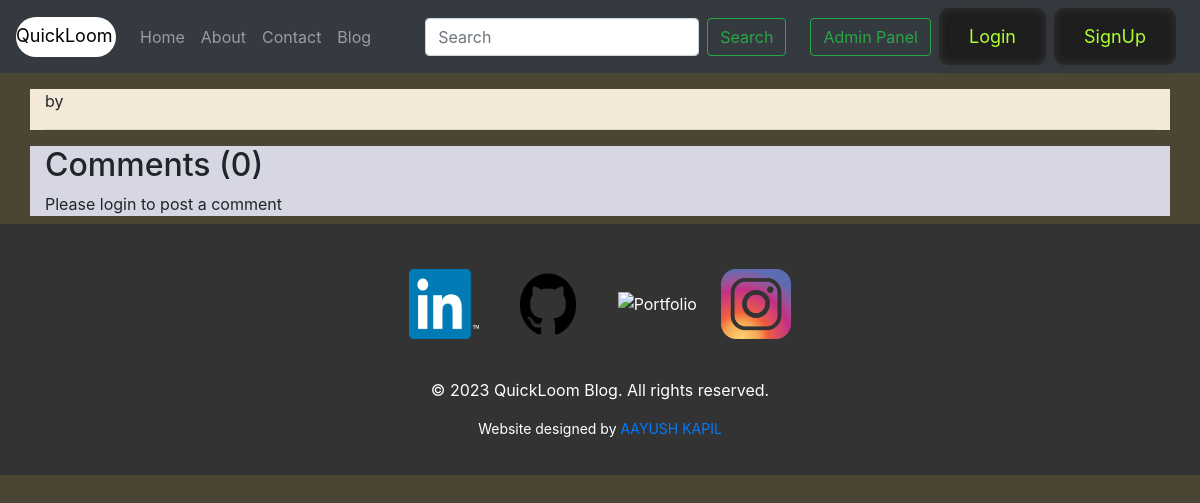
Before: /blog/coding with the older database file.
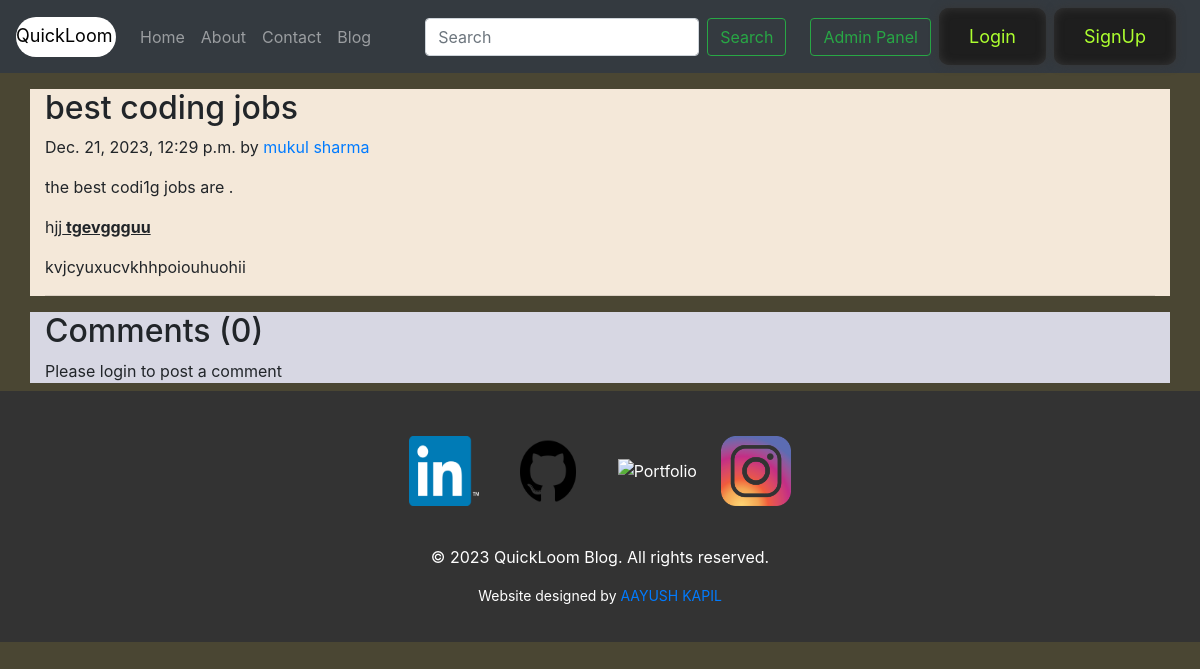
After: the same page with the newer database file.
### blog/models.py (models this page shows, shortened)
class Post(models.Model):
    sno = models.AutoField(primary_key= True)
    title = models.CharField(max_length=300)
    author = models.CharField(max_length=20)
    slug = models.CharField(max_length=150)
    timeStamp = models.DateTimeField(auto_now_add=True, blank=True)
    content = models.TextField()

### blog/views.py (the view)
# urls.py: path('<str:slug>', views.blogPost, name="blogPost"),
def blogPost(request, slug):
    post=Post.objects.filter(slug=slug).first()
    comments= BlogComment.objects.filter(post=post, parent=None)
    replies= BlogComment.objects.filter(post=post).exclude(parent=None)
    replyDict={}
    for reply in replies:
        if reply.parent.sno not in replyDict.keys():
            replyDict[reply.parent.sno]=[reply]
        else:
            replyDict[reply.parent.sno].append(reply)
    context={'post':post, 'comments': comments, 'user': request.user, 'replyDict': replyDict}
    return render(request, "blog/blogPost.html", context)

### templates/blog/blogPost.html (shortened to what this page needs)
{% extends 'base.html' %}
{% block body %}
{% load humanize %}
{% load extras %}
<div class="container my-3" style="background-color: #f4e8d9;">
    <h2 class="blog-post-title">{{post.title}}</h2>
    <p class="blog-post-meta">{{post.timeStamp}} by <a href="/about">{{post.author}}</a></p>
    <p>{{post.content|safe}}</p>
    <hr>
</div>
<div class="container" style="background-color: #d7d7e3;">
    <h2> Comments ({{comments.count}}) </h2>
    <div class="my-2">
        {% if user.is_authenticated %}
        <form action="/blog/postComment" method="post">
            {% csrf_token %}
            <div class="form-group">
                <label for="exampleInputEmail1">Post Comment </label>
                <input type="text" class="form-control" name="comment" placeholder="Enter comment here">
            </div>
            <input type="hidden" name="postSno" value="{{post.sno}}">
            <input type="hidden" name="parentSno" value="">
            <button type="submit" class="btn btn-primary">Submit</button>
        </form>
        {% else %}
        Please login to post a comment
        {% endif %}
    </div>
</div>
{% endblock %}

### templates/base.html (shortened to what this page needs)
{% load static %}
<!doctype html>
<html lang="en">
  <head>
    <link rel="stylesheet" href="https://stackpath.bootstrapcdn.com/bootstrap/4.5.2/css/bootstrap.min.css">
  </head>
  <body>
    <nav class="navbar navbar-expand-lg navbar-dark bg-dark">
        <a class="navbar-brand" id = "hover" href="/">QuickLoom</a>
        <div class="collapse navbar-collapse" id="navbarSupportedContent">
          <ul class="navbar-nav mr-auto">
            <li class="nav-item {% block homeactive %}  {% endblock homeactive %}">
              <a class="nav-link" href="/">Home <span class="sr-only">(current)</span></a>
            </li>
            <li class="nav-item {% block aboutactive %}  {% endblock aboutactive %}" >
              <a class="nav-link"  href="/about">About</a>
            </li>
            <li class="nav-item {% block contactactive %}  {% endblock contactactive %} ">
              <a class="nav-link"  href="/contact">Contact</a>
            </li>
            <li class="nav-item {% block blogactive %}  {% endblock blogactive %} ">
              <a class="nav-link"   href="/blog">Blog</a>
            </li>
          </ul>
          <form method="get" action="/search"class="form-inline my-2 my-lg-0 mx-3">
            <input class="form-control mr-sm-2" type="search" placeholder="Search" aria-label="Search" name="query" id="query">
            <button class="btn btn-outline-success my-2 my-sm-0 " type="submit">Search</button></form>
            <a href="/admin" role="button" target="_blank" class="btn btn-outline-success m-2 my-sm-0"> Admin Panel </a>
               {% if user.is_authenticated %}
               <ul class="navbar-nav mr-2">
               <li class="nav-item dropdown">
               <a class="nav-link dropdown-toggle" href='#' id="navbarDropdown" role="button" data-toggle="dropdown"> Welcome {{request.user}}</a>
               <div class="dropdown-menu" aria-labelledby="navbarDropdown">
                <a class="dropdown-item" id = "hover" href="/logout">Logout</a>
                </div>
                     </li>
                     </ul>
               {% else %}
               <button type="button"  id = "login" class="btn btn-success mr-2" data-toggle="modal" data-target="#loginModal">
               Login
               </button>
               <button type="button" id = "login" class="btn btn-success mr-2" data-toggle="modal" data-target="#signupModal">
               SignUp
               </button>
               {% endif %}
        </div>
      </nav>
      <main>
      {% block body %}  {% endblock body %}
</main>
<footer>
  <div class="social-icons">
      <a href="https://www.linkedin.com/in/aayush-kapil-759959252" target="_blank"><img src="static\img\lin.png" alt="LinkedIn" width="70" height="70"></a>
      <a href="#" target="_blank"><img src="static\img\github.png" alt="Github" width="90" height="100"></a>
      <a href="#" target="_blank"><img src="static\img\port.png" alt="Portfolio" width="70" height="70"></a>
      <a href="#" target="_blank"><img src="static\img\inst.png" alt="Instagram" width="70" height="70"></a>
  </div>
<br>
  <p>&copy; 2023 QuickLoom Blog. All rights reserved.</p>
  <p class="designer-name">Website designed by <a href="https://www.linkedin.com/in/aayush-kapil-759959252" target="_blank">AAYUSH KAPIL</a></p>
</footer>
</html>

### templates/base.html (style rules this page uses)
body { background-color: #4A4633; }
footer { background-color: #333; color: #fff; padding: 20px; text-align: center; }
.social-icons { margin-top: 10px; }
.social-icons a { display: inline-block; margin: 0 10px; color: #fff; }
.designer-name { margin-top: 10px; font-size: 14px; color: #fff; }
#login { padding: 15px 30px; font-size: 18px; outline: none; border: none; border-radius: 10px; transition: 0.5s; background: #1e1e1e; color: greenyellow; box-shadow: 0 0 10px #363636, inset 0 0 10px #363636; }
#hover { width: 100px; height: 40px; font-size: 18px; background: #fff; border: none; border-radius: 50px; color: #000; outline: none; cursor: pointer; transition: all 0.4s; }

Changed rows visible on the page:
added Post: title "best coding jobs", timeStamp "Dec. 21, 2023, 12:29 p.m.", author "mukul sharma", content "the best codi1g jobs are . hjj tgevggguu kvjcyuxucvkhhpoiouhuohii"
